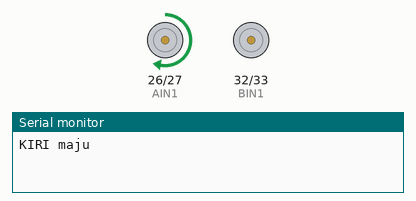
Simulated run of this sketch. Board: ESP32. Parts: motor-driver pin pairs drawn as motors (green arrow = first pin HIGH = forward, orange = second pin HIGH = backward, longer = more drive, scaled by the enable pin), the last lines printed to the serial monitor.

Above: at 0.7 s.
At 2.9 s:
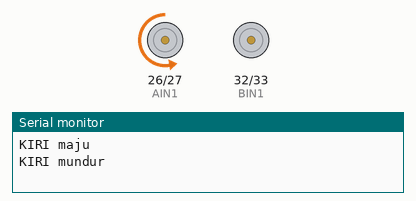
At 5.1 s:
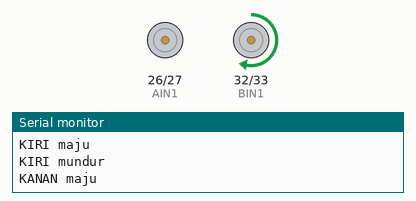
At 9.6 s:
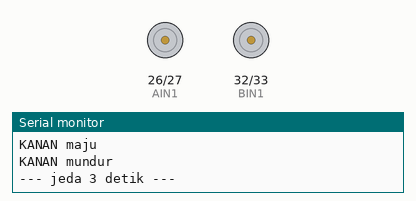
Timing chart, 0 to 14.4 s (numbered marks = the images above):
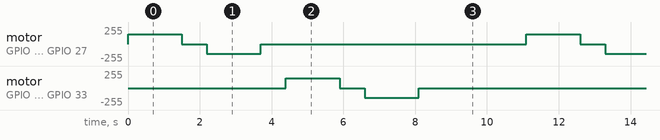

The sketch:

tes_motor.ino
```cpp
// TES MOTOR: roda kiri maju, kiri mundur, kanan maju, kanan mundur. Roda harus TERANGKAT.
#define PWMA 25
#define AIN1 26
#define AIN2 27
#define PWMB 13
#define BIN1 32
#define BIN2 33

void motor(int pwm, int in1, int in2, int v) {
  digitalWrite(in1, v > 0); digitalWrite(in2, v < 0);
  ledcWrite(pwm, abs(v));
}

void setup() {
  Serial.begin(115200);
  pinMode(AIN1, OUTPUT); pinMode(AIN2, OUTPUT); pinMode(BIN1, OUTPUT); pinMode(BIN2, OUTPUT);
  ledcAttach(PWMA, 20000, 8);
  ledcAttach(PWMB, 20000, 8);
}

void loop() {
  Serial.println("KIRI maju");    motor(PWMA, AIN1, AIN2, 150);  delay(1500); motor(PWMA, AIN1, AIN2, 0); delay(700);
  Serial.println("KIRI mundur");  motor(PWMA, AIN1, AIN2, -150); delay(1500); motor(PWMA, AIN1, AIN2, 0); delay(700);
  Serial.println("KANAN maju");   motor(PWMB, BIN1, BIN2, 150);  delay(1500); motor(PWMB, BIN1, BIN2, 0); delay(700);
  Serial.println("KANAN mundur"); motor(PWMB, BIN1, BIN2, -150); delay(1500); motor(PWMB, BIN1, BIN2, 0);
  Serial.println("--- jeda 3 detik ---"); delay(3000);
}
```

Measured:
- by itself, motor on GPIO 26 (AIN1) / GPIO 27 (AIN2), motor on GPIO 32 (BIN1) / GPIO 33 (BIN2): repeats every 11.1 s: stopped 0.70 s, backward 149/255 1.5 s, stopped 7.4 s, forward 149/255 1.5 s
